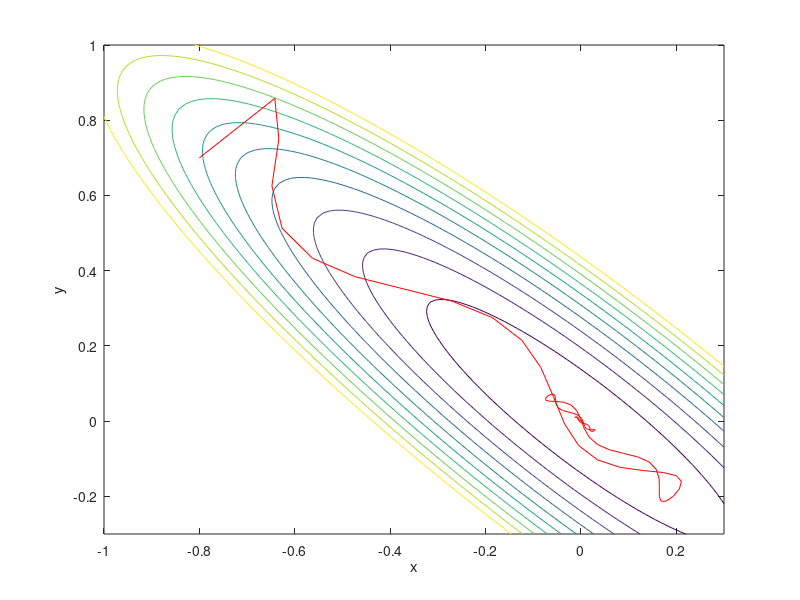

Write the MATLAB code that produced this figure.
a=1; b=0.05;
x = linspace(-1,0.3);
y = linspace(-0.3,1);
[X,Y] = meshgrid(x,y);
Z = a*(X+Y).^2 + b*(X-Y).^2;

vv=0.2*[0:0.1:1];

epsilon = 0.5;
beta1 = 0.9; beta2 = 0.99;
v=[0,0]; w=[0,0];
x = -0.8; path_x=[x]
y = 0.7; path_y=[y]
for t=1:100
    g = [a*2*(x+y) + b*2*(x-y), a*2*(x+y) - b*2*(x-y)];
    v = beta1 * v + (1-beta1) * g;
    w = beta2 * w + (1-beta1) * g.^2;
    v_hat = v / (1-beta1^t);
    w_hat = w / (1-beta2^t);
    delta = -epsilon * v_hat ./ (sqrt(w_hat)+10^(-8));
    x=x+delta(1); y=y+delta(2);
    path_x = [path_x,x];
    path_y = [path_y,y];
end
    
figure
contour(X,Y,Z,vv)
hold on
plot(path_x,path_y,'r')
xlabel('x') 
ylabel('y')

